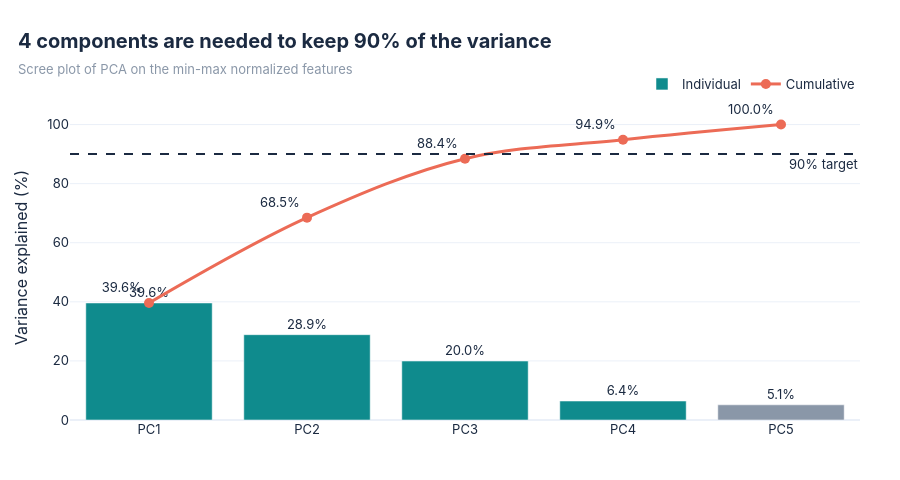

Here is the notebook cell this chart was saved with:
### Markdown cell above
#### Step D — Variance explained

### Code cell
# ---- Step D: Variance explained ----
k90 = pca.components_for(0.90)
print(f"Components needed for ≥ 90% variance: {k90}")
fig = viz.scree(pca)
fig.show()
pca.variance_table()

### Figure 1 — Plotly figure (JSON) as saved in the notebook; plotly's stock layout.template omitted (floating-point values rounded to 4 significant figures)
{"data": [{"marker": {"color": ["#0F8B8D", "#0F8B8D", "#0F8B8D", "#0F8B8D", "#8A97A8"]}, "name": "Individual", "text": ["39.6%", "28.9%", "20.0%", "6.4%", "5.1%"], "textposition": "outside", "type": "bar", "x": ["PC1", "PC2", "PC3", "PC4", "PC5"], "y": [39.61, 28.88, 19.96, 6.417, 5.139]}, {"line": {"color": "#EC6B56", "shape": "spline", "width": 3}, "marker": {"size": 10}, "mode": "lines+markers+text", "name": "Cumulative", "text": ["39.6%", "68.5%", "88.4%", "94.9%", "100.0%"], "textposition": "top left", "type": "scatter", "x": ["PC1", "PC2", "PC3", "PC4", "PC5"], "y": [39.61, 68.49, 88.44, 94.86, 100.0]}], "layout": {"annotations": [{"showarrow": false, "text": "90% target", "x": 1, "xanchor": "right", "xref": "x domain", "y": 90, "yanchor": "top", "yref": "y"}], "height": 480, "legend": {"orientation": "h", "x": 1, "xanchor": "right", "y": 1.08}, "margin": {"b": 60, "l": 70, "r": 40, "t": 95}, "shapes": [{"line": {"color": "#1B2A41", "dash": "dash"}, "type": "line", "x0": 0, "x1": 1, "xref": "x domain", "y0": 90, "y1": 90, "yref": "y"}], "title": {"text": "<b>4 components are needed to keep 90% of the variance</b><br><span style='font-size:13px;color:#8A97A8'>Scree plot of PCA on the min-max normalized features</span>"}, "yaxis": {"range": [0, 110], "title": {"text": "Variance explained (%)"}}}}
